Frame 1 (no input): blank canvas, image omitted
Frame 60 (no input): blank canvas, image omitted
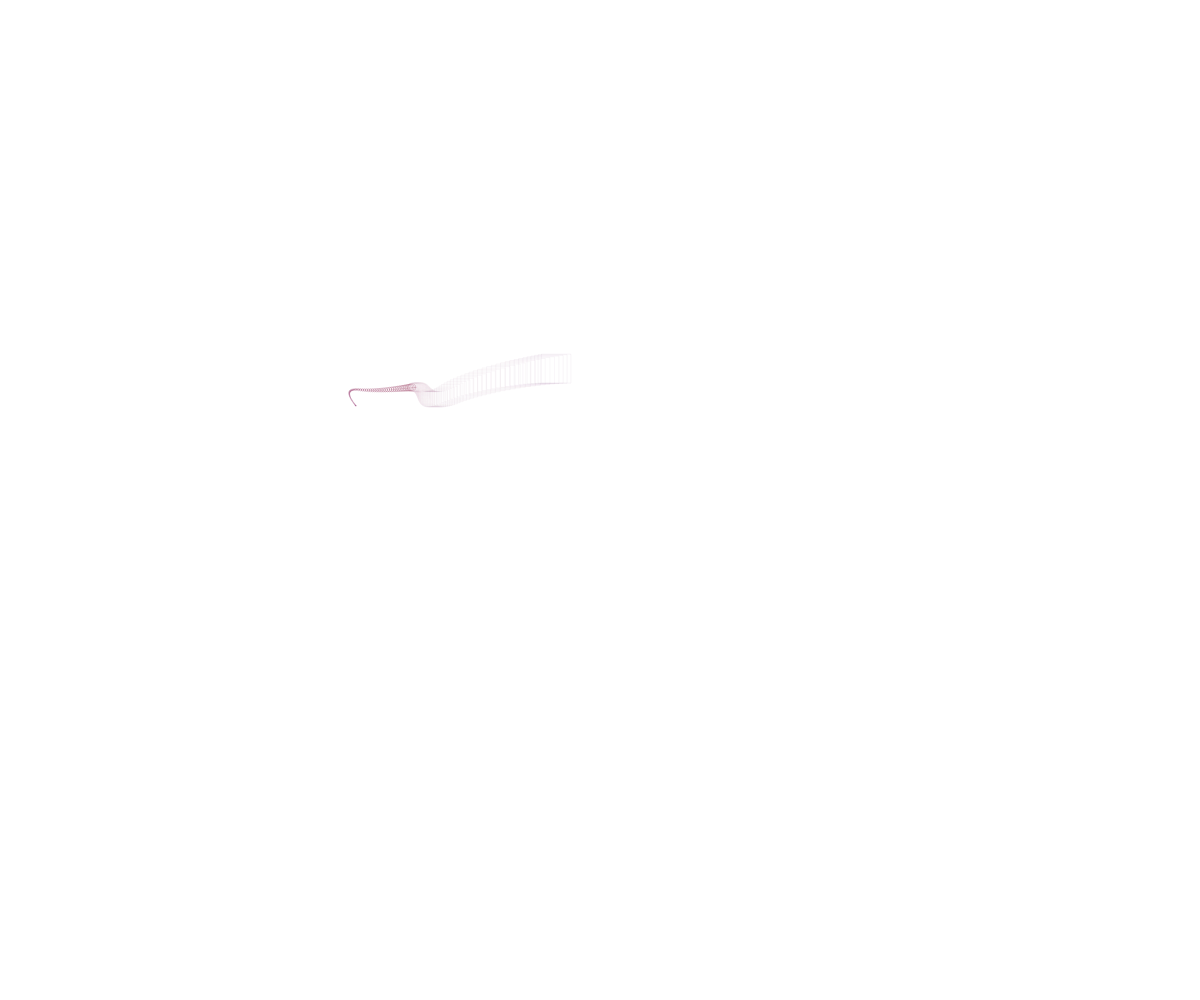
Frame 120 (the mouse pressed at the canvas centre since frame 60)

The p5.js sketch whose frames 1 and 60 were blank and that drew this single picture after the mouse press (run headless with seeded random() and noise() and a simulated clock; from frame 60 on, the mouse is pressed at the canvas centre):

// p5.js sketch
// ── sketch.js
var t;
var d = 0;

function setup() {
	frameRate(30);
	createCanvas(windowWidth, windowHeight);
	//background(0, 7);
	t = 0;

	
}

function draw() {
	// fade the background by giving it a low opacity
	//background(90, 90, 110, 3);
	//background(250, 5);

	var x = width * noise(t + 3);
	var y = height * noise(t + 7);
	var r = 255 * noise(t + 19);
	var g = 255 * noise(t + 7);
	var b = 255 * noise(t + 15);


	//noStroke();
	strokeWeight(1);

	//fill(r, g, b, 3);
	fill(255, 5);
	
	//t = t + 0.003;
	//aggiungere un if per invertire il flusso
	if (d < 50) {
		t = t + 0.004;
		d = d + t;
	} else {
		t = t - 0.004;		
		d = d + t;
	}
	if (mouseIsPressed) {
		stroke(r, g, b, 15);
		rectMode(CENTER);
		rect(x, y,  d,  d);
		//background (255);
		
	}
	else {
		stroke(r, g, b, 90);
		rectMode(CENTER);
		ellipse(x, y,  d,  d);
		
	}
	
	// clear the background every 500 frames using mod (%) operator
	 if (frameCount % 900 === 0) {
    	background(255, 7);
    	stroke(255, 0, 0, 15);
  }
}


	
	
